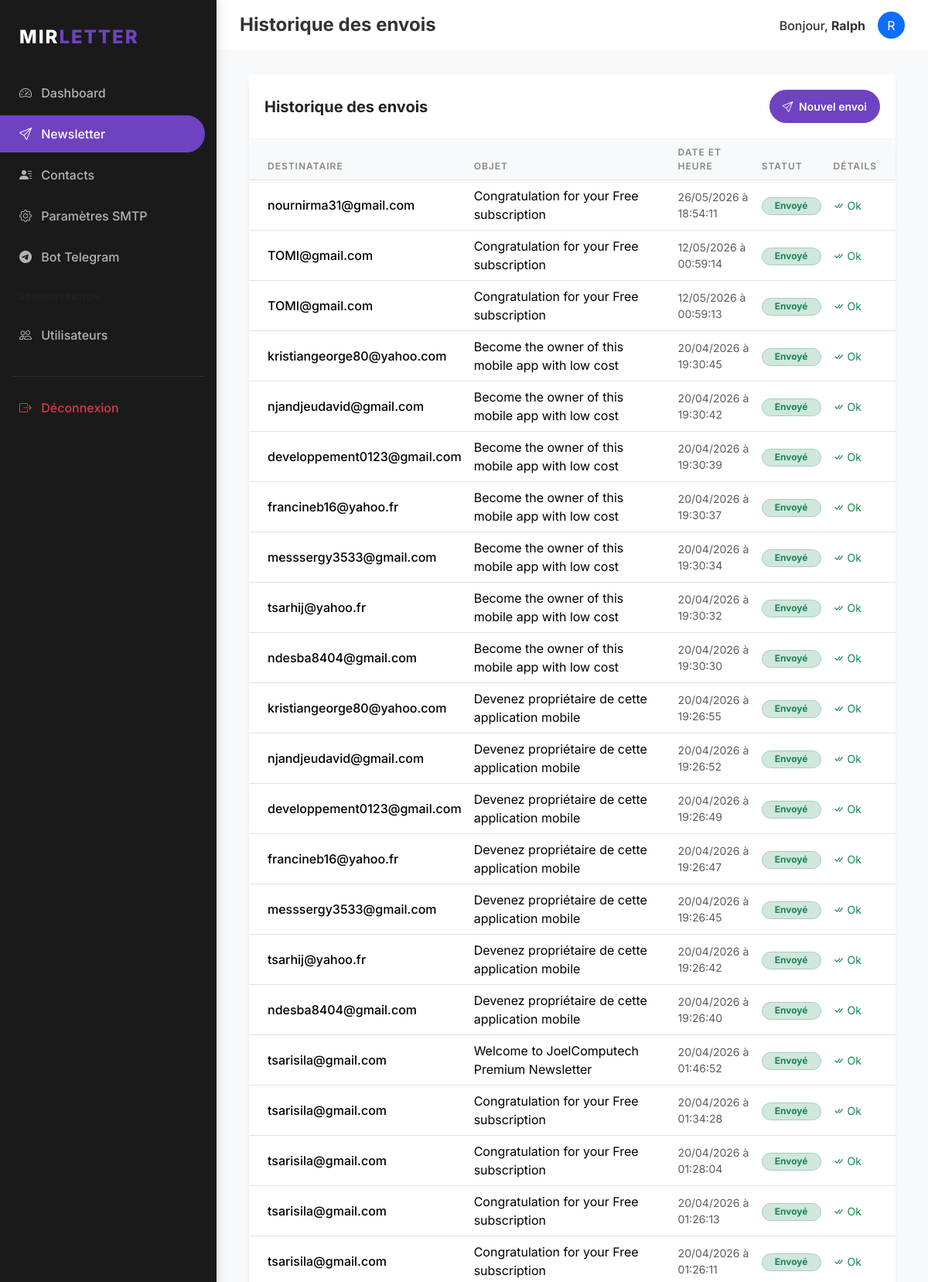
The page /newsletter/history (signed in, upper part) on the database its author committed.
### models/user.py (models this page shows, shortened)
class User(db.Model, UserMixin):
    __tablename__ = 'users'
    id = db.Column(db.Integer, primary_key=True)
    username = db.Column(db.String(64), unique=True, nullable=False, index=True)
    password_hash = db.Column(db.String(128), nullable=False)
    role = db.Column(db.String(20), default='user') # 'superadmin' or 'user'
    telegram_chat_id = db.Column(db.String(64), unique=True, nullable=True, index=True)
    telegram_link_code = db.Column(db.String(32), unique=True, nullable=True)
    smtp_configs = db.relationship('SMTPConfig', backref='user', lazy='dynamic', cascade='all, delete-orphan')
    contacts = db.relationship('Contact', backref='owner', lazy='dynamic', cascade='all, delete-orphan')
    groups = db.relationship('Group', backref='owner', lazy='dynamic', cascade='all, delete-orphan')
    sent_emails = db.relationship('SentEmail', backref='user', lazy='dynamic', cascade='all, delete-orphan')

### models/history.py (models this page shows, shortened)
class SentEmail(db.Model):
    __tablename__ = 'sent_emails'
    id = db.Column(db.Integer, primary_key=True)
    user_id = db.Column(db.Integer, db.ForeignKey('users.id'), nullable=False)
    subject = db.Column(db.String(256), nullable=False)
    recipient = db.Column(db.String(120), nullable=False)
    status = db.Column(db.String(20), nullable=False) # 'success', 'failed'
    error_message = db.Column(db.Text)
    timestamp = db.Column(db.DateTime, index=True, default=datetime.utcnow)

### routes/newsletter.py (the view)
@newsletter.route('/history')
@login_required
def history():
    history = SentEmail.query.filter_by(user_id=current_user.id).order_by(SentEmail.timestamp.desc()).all()
    return render_template('newsletter/history.html', title='Historique des envois', history=history)

### models/user.py (called while the page is built)
@login_manager.user_loader
def load_user(user_id):
    return User.query.get(int(user_id))

### templates/newsletter/history.html (shortened to what this page needs)
{% extends "base.html" %}
{% block content %}
<div class="card border-0 shadow-sm">
    <div class="card-header bg-white d-flex justify-content-between align-items-center">
        <h5 class="m-0 fw-bold">Historique des envois</h5>
        <a href="{{ url_for('newsletter.compose') }}" class="btn btn-primary btn-sm rounded-pill px-3">
            <i class="bi bi-send me-1"></i> Nouvel envoi
        </a>
    </div>
    <div class="card-body p-0">
        <div class="table-responsive">
            <table class="table table-hover align-middle mb-0">
                <thead>
                    <tr>
                        <th class="ps-4">Destinataire</th>
                        <th>Objet</th>
                        <th>Date et Heure</th>
                        <th>Statut</th>
                        <th class="pe-4">Détails</th>
                    </tr>
                </thead>
                <tbody>
                    {% for item in history %}
                    <tr>
                        <td class="ps-4 fw-medium">{{ item.recipient }}</td>
                        <td>{{ item.subject }}</td>
                        <td class="small text-muted">{{ item.timestamp.strftime('%d/%m/%Y à %H:%M:%S') }}</td>
                        <td>
                            {% if item.status == 'success' %}
                            <span class="badge bg-success-subtle text-success border border-success-subtle rounded-pill px-3">Envoyé</span>
                            {% else %}
                            <span class="badge bg-danger-subtle text-danger border border-danger-subtle rounded-pill px-3">Échec</span>
                            {% endif %}
                        </td>
                        <td class="pe-4">
                            {% if item.error_message %}
                            <button type="button" class="btn btn-sm btn-outline-danger"
                                    data-bs-toggle="popover"
                                    title="Erreur d'envoi"
                                    data-bs-content="{{ item.error_message }}">
                                <i class="bi bi-info-circle"></i>
                            </button>
                            {% else %}
                            <span class="text-success small"><i class="bi bi-check-all"></i> Ok</span>
                            {% endif %}
                        </td>
                    </tr>
                    {% endfor %}
                </tbody>
            </table>
        </div>
    </div>
</div>
{% endblock %}

### templates/base.html (shortened to what this page needs)
<!DOCTYPE html>
<html lang="fr">
<head>
    {{ bootstrap.load_css() }}
    <link rel="stylesheet" href="{{ url_for('static', filename='css/style.css') }}">
    <link rel="stylesheet" href="https://cdn.jsdelivr.net/npm/bootstrap-icons@1.11.1/font/bootstrap-icons.css">
</head>
<body>
    {% if current_user.is_authenticated %}
    <div class="sidebar">
        <div class="sidebar-brand">
            MIR<span>LETTER</span>
        </div>
        <nav class="nav flex-column">
            <a class="nav-link {{ 'active' if request.endpoint == 'main.dashboard' }}" href="{{ url_for('main.dashboard') }}">
                <i class="bi bi-speedometer2 me-2"></i> Dashboard
            </a>
            <a class="nav-link {{ 'active' if 'newsletter' in request.endpoint }}" href="{{ url_for('newsletter.compose') }}">
                <i class="bi bi-send me-2"></i> Newsletter
            </a>
            <a class="nav-link {{ 'active' if 'contacts' in request.endpoint }}" href="{{ url_for('contacts.list_contacts') }}">
                <i class="bi bi-person-lines-fill me-2"></i> Contacts
            </a>
            <a class="nav-link {{ 'active' if 'settings' in request.endpoint and 'telegram' not in request.endpoint }}" href="{{ url_for('settings.list_smtp') }}">
                <i class="bi bi-gear me-2"></i> Paramètres SMTP
            </a>
            <a class="nav-link {{ 'active' if 'telegram' in request.endpoint }}" href="{{ url_for('settings.telegram') }}">
                <i class="bi bi-telegram me-2"></i> Bot Telegram
            </a>
            {% if current_user.role == 'superadmin' %}
            <div class="px-4 py-3 text-uppercase small fw-bold text-muted" style="font-size: 0.65rem; letter-spacing: 1px;">Administration</div>
            <a class="nav-link {{ 'active' if 'admin' in request.endpoint }}" href="{{ url_for('admin.list_users') }}">
                <i class="bi bi-people me-2"></i> Utilisateurs
            </a>
            {% endif %}
            <hr class="mx-3 border-secondary opacity-25 mt-4">
            <a class="nav-link text-danger" href="{{ url_for('auth.logout') }}">
                <i class="bi bi-box-arrow-right me-2"></i> Déconnexion
            </a>
        </nav>
    </div>
    <nav class="top-navbar d-flex justify-content-between align-items-center">
        <h4 class="m-0 fw-bold">{{ title }}</h4>
        <div class="user-info d-flex align-items-center">
            <span class="me-3 fw-medium">Bonjour, <strong>{{ current_user.username }}</strong></span>
            <div class="bg-primary rounded-circle d-flex align-items-center justify-content-center text-white" style="width: 35px; height: 35px;">
                {{ current_user.username[0].upper() }}
            </div>
        </div>
    </nav>
    {% endif %}
    <div class="{% if current_user.is_authenticated %}main-content{% endif %}">
        <div class="container-fluid">
            {% block content %}{% endblock %}
        </div>
    </div>
</body>
</html>

### static/css/style.css (style rules this page uses)
:root { --primary-color: #6f42c1; --secondary-color: #8a2be2; --dark-bg: #1a1a1a; --darker-bg: #121212; --light-text: #ffffff; --gray-text: #b3b3b3; --sidebar-width: 280px; }
body { font-family: 'Inter', -apple-system, BlinkMacSystemFont, "Segoe UI", Roboto, sans-serif; background-color: #f8f9fa; color: #333; }
.sidebar { position: fixed; top: 0; bottom: 0; left: 0; z-index: 100; width: var(--sidebar-width); padding: 20px 0; background-color: var(--dark-bg); color: var(--light-text); box-shadow: 4px 0 10px rgba(0,0,0,0.1); }
.sidebar .nav-link { color: var(--gray-text); padding: 12px 25px; font-weight: 500; border-radius: 0 50px 50px 0; margin-right: 15px; margin-bottom: 5px; transition: all 0.3s; }
.sidebar .nav-link.active { color: var(--light-text); background-color: var(--primary-color); }
.sidebar-brand { padding: 10px 25px 30px; font-size: 1.5rem; font-weight: 800; letter-spacing: 2px; color: var(--light-text); text-transform: uppercase; }
.sidebar-brand span { color: var(--primary-color); }
.main-content { margin-left: var(--sidebar-width); padding: 30px; }
.card { border: none; border-radius: 12px; box-shadow: 0 5px 15px rgba(0,0,0,0.05); margin-bottom: 25px; }
.card-header { background-color: transparent; border-bottom: 1px solid rgba(0,0,0,0.05); padding: 20px; font-weight: 700; }
.btn-primary { background-color: var(--primary-color); border-color: var(--primary-color); padding: 10px 25px; border-radius: 8px; font-weight: 600; }
.top-navbar { margin-left: var(--sidebar-width); background-color: white; padding: 15px 30px; border-bottom: 1px solid rgba(0,0,0,0.05); }
.table { border-radius: 10px; overflow: hidden; }
.table thead th { background-color: #f8f9fa; border-top: none; font-weight: 600; text-transform: uppercase; font-size: 0.75rem; letter-spacing: 1px; color: #888; }

### rows shown on the page
User: username "Ralph", username "R"
SentEmail: recipient "nournirma31@gmail.com", subject "Congratulation for your Free subscription", timestamp "26/05/2026 à 18:54:11", status "Envoyé", shows "Ok"
SentEmail: recipient "TOMI@gmail.com", subject "Congratulation for your Free subscription", timestamp "12/05/2026 à 00:59:14", status "Envoyé", shows "Ok"
SentEmail: recipient "TOMI@gmail.com", subject "Congratulation for your Free subscription", timestamp "12/05/2026 à 00:59:13", status "Envoyé", shows "Ok"
SentEmail: recipient "kristiangeorge80@yahoo.com", subject "Become the owner of this mobile app with low cost", timestamp "20/04/2026 à 19:30:45", status "Envoyé", shows "Ok"
SentEmail: recipient "njandjeudavid@gmail.com", subject "Become the owner of this mobile app with low cost", timestamp "20/04/2026 à 19:30:42", status "Envoyé", shows "Ok"
SentEmail: recipient "developpement0123@gmail.com", subject "Become the owner of this mobile app with low cost", timestamp "20/04/2026 à 19:30:39", status "Envoyé", shows "Ok"
SentEmail: recipient "francineb16@yahoo.fr", subject "Become the owner of this mobile app with low cost", timestamp "20/04/2026 à 19:30:37", status "Envoyé", shows "Ok"
SentEmail: recipient "messsergy3533@gmail.com", subject "Become the owner of this mobile app with low cost", timestamp "20/04/2026 à 19:30:34", status "Envoyé", shows "Ok"
SentEmail: recipient "tsarhij@yahoo.fr", subject "Become the owner of this mobile app with low cost", timestamp "20/04/2026 à 19:30:32", status "Envoyé", shows "Ok"
SentEmail: recipient "ndesba8404@gmail.com", subject "Become the owner of this mobile app with low cost", timestamp "20/04/2026 à 19:30:30", status "Envoyé", shows "Ok"
SentEmail: recipient "kristiangeorge80@yahoo.com", subject "Devenez propriétaire de cette application mobile", timestamp "20/04/2026 à 19:26:55", status "Envoyé", shows "Ok"
SentEmail: recipient "njandjeudavid@gmail.com", subject "Devenez propriétaire de cette application mobile", timestamp "20/04/2026 à 19:26:52", status "Envoyé", shows "Ok"
SentEmail: recipient "developpement0123@gmail.com", subject "Devenez propriétaire de cette application mobile", timestamp "20/04/2026 à 19:26:49", status "Envoyé", shows "Ok"
SentEmail: recipient "francineb16@yahoo.fr", subject "Devenez propriétaire de cette application mobile", timestamp "20/04/2026 à 19:26:47", status "Envoyé", shows "Ok"
SentEmail: recipient "messsergy3533@gmail.com", subject "Devenez propriétaire de cette application mobile", timestamp "20/04/2026 à 19:26:45", status "Envoyé", shows "Ok"
SentEmail: recipient "tsarhij@yahoo.fr", subject "Devenez propriétaire de cette application mobile", timestamp "20/04/2026 à 19:26:42", status "Envoyé", shows "Ok"
SentEmail: recipient "ndesba8404@gmail.com", subject "Devenez propriétaire de cette application mobile", timestamp "20/04/2026 à 19:26:40", status "Envoyé", shows "Ok"
SentEmail: recipient "tsarisila@gmail.com", subject "Welcome to JoelComputech Premium Newsletter", timestamp "20/04/2026 à 01:46:52", status "Envoyé", shows "Ok"
SentEmail: recipient "tsarisila@gmail.com", subject "Congratulation for your Free subscription", timestamp "20/04/2026 à 01:34:28", status "Envoyé", shows "Ok"
SentEmail: recipient "tsarisila@gmail.com", subject "Congratulation for your Free subscription", timestamp "20/04/2026 à 01:28:04", status "Envoyé", shows "Ok"
SentEmail: recipient "tsarisila@gmail.com", subject "Congratulation for your Free subscription", timestamp "20/04/2026 à 01:26:13", status "Envoyé", shows "Ok"
SentEmail: recipient "tsarisila@gmail.com", subject "Congratulation for your Free subscription", timestamp "20/04/2026 à 01:26:11", status "Envoyé", shows "Ok"

### other values the page prints
{{ title }} "Historique des envois"
